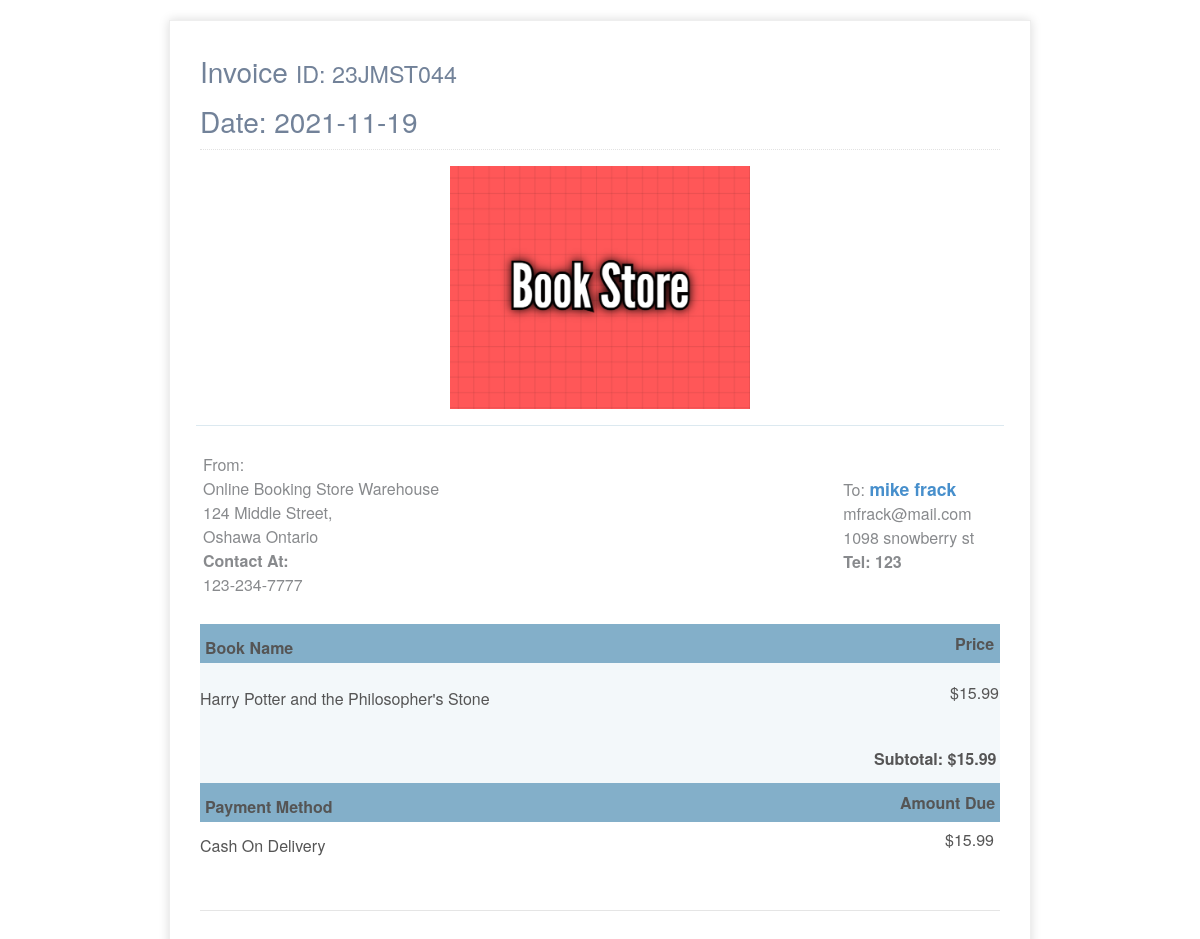
Screenshot of /receipt/4 (signed in) with the database file from the repository.
### website/models.py (models this page shows, shortened)
class Order(db.Model, UserMixin):
    id = db.Column(db.Integer, primary_key=True)
    user_id = db.Column(db.Integer, db.ForeignKey('user.id'), nullable=False)
    amount = db.Column(db.Integer, nullable=False)
    order_date = db.Column(db.DateTime(timezone = True), nullable=False, default=datetime.utcnow)
    orderbook=db.relationship('OrderBook', backref='orderdetail', lazy=True)

class User(db.Model, UserMixin):
    id = db.Column(db.Integer, primary_key = True)
    email = db.Column(db.String(100), unique=True)
    first_name = db.Column(db.String(100))
    last_name = db.Column(db.String(100))
    address = db.Column(db.String(100))
    phone = db.Column(db.String(100))
    password = db.Column(db.String(100))
    order=db.relationship('Order', backref='buyer', lazy=True)
    orderbook=db.relationship('OrderBook', backref='orderby', lazy=True)
    review = db.relationship('Review')

class OrderBook(db.Model, UserMixin):
    id = db.Column(db.Integer, primary_key=True)
    user_id = db.Column(db.Integer, db.ForeignKey('user.id'), nullable=False)
    book_id = db.Column(db.Integer, db.ForeignKey('book.id'), nullable=False)
    order_id= db.Column(db.Integer, db.ForeignKey('order.id'), nullable=False)

class Book(db.Model, UserMixin):
    id = db.Column(db.Integer, primary_key=True)
    title = db.Column(db.String(100), nullable=False)
    author = db.Column(db.String(100), nullable=False)
    publication = db.Column(db.String(100), nullable=False)
    ISBN = db.Column(db.String(100), nullable=False)
    price = db.Column(db.Integer, nullable=False)
    quantity=db.Column(db.Integer, nullable=False)
    image_file = db.Column(db.String(20), nullable=False, default='default.jpg')
    genre_id = db.Column(db.Integer, db.ForeignKey('genre.id'))
    cart=db.relationship('Cart', backref='cartbook', lazy=True)
    orderbook=db.relationship('OrderBook', backref='orderbook', lazy=True)
    review = db.relationship('Review', backref='review', lazy=True)

### website/auth.py (the view)
@auth.route("/receipt/<int:order_id>")
def receipt(order_id):
    order=Order.query.get_or_404(order_id)
    orderbook=OrderBook.query.filter_by(order_id=order_id)
    return render_template('receipt.html',title="testdemp", order = order, orderbook = orderbook, user = current_user)

### website/__init__.py (called while the page is built)
def create_app():
    app = Flask(__name__)
    app.config['SECRET_KEY'] = 'password'
    app.config['SQLALCHEMY_DATABASE_URI'] = f'sqlite:///{DB_NAME}'
    db.init_app(app)
    from .models import User, Review, Book
    admin = Admin(app)
    admin.add_view(ModelView(Book, db.session))
    from .views import views
    from .auth import auth
    app.register_blueprint(views,url_prefix='/')
    app.register_blueprint(auth,url_prefix='/')
    create_database(app)
    login_manager = LoginManager()
    login_manager.login_view='auth.login'
    login_manager.init_app(app)
    @login_manager.user_loader
    def load_user(id):
        return User.query.get(int(id))
    return app

### website/templates/receipt.html (shortened to what this page needs)
<!DOCTYPE html>
<html>
    <link rel="stylesheet" href="{{ url_for('static', filename='css/receipt.css') }}">
    <link href="https://maxcdn.bootstrapcdn.com/font-awesome/4.7.0/css/font-awesome.min.css" rel="stylesheet" />
    <div class="invoice-box">
    <div class="page-content container">
        <div class="page-header text-blue-d2">
            <h1 class="page-title text-secondary-d1">
                Invoice
                <small class="page-info">
                    ID: 23JMST04{{order.id}}
                </small>
                Date: {{order.order_date.strftime('%Y-%m-%d')}}
            </h1>
        </div>
        <div>
            <div class="row mt-4">
                <div class="col-12 col-lg-10 offset-lg-1">
                    <div class="row">
                        <div class="col-12">
                            <div class="text-center text-150">
                                <span class="text-default-d3">
                                    <img src="/static/images/Bookstorelogo.png" alt="Unable to display image" style="width:100%; max-width:300px; height: auto; display: block;
                                    margin-left: auto;
                                    margin-right: auto;">
                                </span>
                            </div>
                        </div>
                    </div>
                    <hr class="row brc-default-l1 mx-n1 mb-4" />
                    <div class="row">
                        <tr class="information">
                            <td colspan="2">
                                <table>
                                    <tr>
                                        <td>
                                            <div class="col-sm-6">
                                                <div>
                                                    <span class="text-sm text-grey-m2 align-middle">From:</span>
                                                </div>
                                                <div class="text-grey-m2">
                                                    <div class="my-1">
                                                        Online Booking Store Warehouse
                                                    </div>
                                                    <div class="my-1">
                                                        124 Middle Street, <br>
                                                         Oshawa Ontario
                                                    </div>
                                                    <div class="my-1"><b class="text-600">Contact At:</b> </div>
                                                    <div>123-234-7777</div>
                                                </div>
                                            </div>
                                        </td>
                                        <td>
                                            <div class="col-sm-6" style="margin-left: 400px;">
                                                <div>
                                                    <span class="text-sm text-grey-m2 align-middle">To:  </span>
                                                    <span class="text-600 text-110 text-blue align-middle">{{order.buyer.first_name}} {{order.buyer.last_name}}</span>
                                                </div>
                                                <div class="text-grey-m2">
                                                    <div class="my-1">
                                                        {{order.buyer.email}}
                                                    </div>
                                                    <div class="my-1">
                                                        {{order.buyer.address}}
                                                    </div>
                                                    <div class="my-1"><b class="text-600"> Tel: {{order.buyer.phone}} </b> </div>
                                                </div>
                                            </div>
                                        </td>
                                    </tr>
                                </table>
                            </td>
                        </tr>
                    </div>
                    <div class="mt-4">
                        <div class="row text-600 text-white bgc-default-tp1 py-25" style="height: 15px;">
                            <div class="d-none d-sm-block col-1" style="position: relative; top: 0px; margin-left: 5px">Book Name</div>
                                <div class="d-none d-sm-block col-1" style="margin-left: 755px; position: relative; top: -28px;">Price</div>
                        </div>
                        <div class="row mb-2 mb-sm-0 py-25 bgc-default-l4">
                            <div class="row mb-2 mb-sm-0 py-25">
                                <div class="d-none d-sm-block col-1">
                                    {% for b in orderbook %}
                                    <tr class="item">
                                        <td>
                                            {{ b.orderbook.title }}
                                        </td>
                                    <div style="position: relative; margin-left: 750px; top: -30px;">
                                        <td>
                                ${{ b.orderbook.price }}
                            </td>
                        </div>
                        </tr>
                        {% endfor %}
                                </div>
                            </div>
                            <div class="Subtotal">
                                    <td>
                                       Subtotal: ${{ order.amount }}
                                    </td>
                            </div>
                        </div>
                        <div class="row mt-3">
                            <div class="row text-600 text-white bgc-default-tp1 py-25" style="height: 15px;">
                                <div class="d-none d-sm-block col-1" style="position: relative; top: 0px; margin-left: 5px">Payment Method</div>
                                    <div class="d-none d-sm-block col-1" style="margin-left: 700px; position: relative; top: -28px;">Amount Due</div>
                            </div>
                            <div class="row mb-2 mb-sm-0 py-25">
                                <div class="d-none d-sm-block col-1">Cash On Delivery</div>
                                <div class="col-9 col-sm-5" style="position: relative; margin-left: 745px; top: -30px;"> ${{ order.amount }}</div>
                            </div>
                        </div>
                        <hr />
                    </div>
                </div>
            </div>
        </div>
    </div>
</div>
</html>

### website/static/css/receipt.css (style rules this page uses)
.invoice-box { max-width: 800px; margin: auto; padding: 30px; border: 1px solid #eee; box-shadow: 0 0 10px rgba(0, 0, 0, .15); font-size: 16px; line-height: 24px; font-family: 'Helvetica Neue', 'Helvetica', Helvetica, Arial, sans-serif; color: #555; }
.text-secondary-d1 { color: #728299!important; }
.page-header { margin: 0 0 1rem; padding-bottom: 1rem; padding-top: .5rem; border-bottom: 1px dotted #e2e2e2; display: -ms-flexbox; display: flex; -ms-flex-pack: justify; justify-content: space-between; -ms-flex-align: center; align-items: center; }
.page-title { padding: 0; margin: 0; font-size: 1.75rem; font-weight: 300; }
.brc-default-l1 { border-color: #dce9f0!important; }
.ml-n1, .mx-n1 { margin-left: -.25rem!important; }
.mr-n1, .mx-n1 { margin-right: -.25rem!important; }
.mb-4, .my-4 { margin-bottom: 1.5rem!important; }
hr { margin-top: 1rem; margin-bottom: 1rem; border: 0; border-top: 1px solid rgba(0,0,0,.1); }
.text-grey-m2 { color: #888a8d!important; }
.font-bolder, .text-600 { font-weight: 600!important; }
.text-110 { font-size: 110%!important; }
.text-blue { color: #478fcc!important; }
.pb-25, .py-25 { padding-bottom: .75rem!important; }
.pt-25, .py-25 { padding-top: .75rem!important; }
.bgc-default-tp1 { background-color: rgba(121,169,197,.92)!important; }
.bgc-default-l4, .bgc-h-default-l4:hover { background-color: #f3f8fa!important; }
.text-150 { font-size: 150%!important; }
.Subtotal { font-weight: bold; margin-left: 674px; }

### rows the page displays
Order: id "4", order_date "2021-11-19", amount "15.99"
User: buyer.first_name "mike", buyer.last_name "frack", buyer.email "mfrack@mail.com", buyer.address "1098 snowberry st", buyer.phone "123"
OrderBook: orderbook "Harry Potter and the Philosopher's Stone", orderbook.price "15.99"
